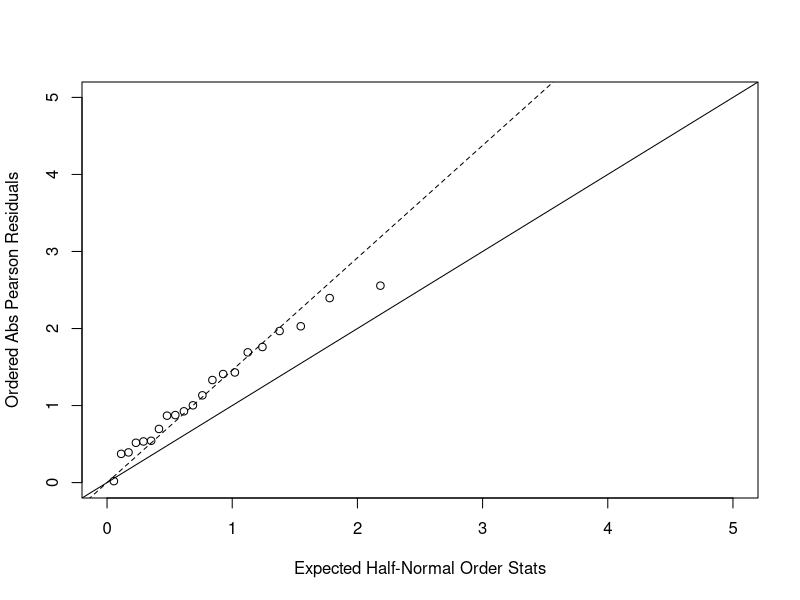

This figure's R source:
## ---- chunk 1
library(tidyverse)
## ---- chunk 2
age = c(25,35,45,55,65,75,25,35,45,55,65,75)
alc_level = c(0,0,0,0,0,0,1,1,1,1,1,1) #0 stands for daily alcohol 0-79g and 1 stands for daily alcohol consumption 80+g
case = c(0,5,21,34,36,8,1,4,25,42,19,5)
control = c(106,164,138,139,88,31,9,26,29,27,18,0)
## ---- chunk 3
# create a dataframe for the question
df1 = tibble(age,alc_level,case,control)
# fit a prospective model using logit link
logit_fit_1 = glm(cbind(case,control)~age+alc_level, family = binomial(link = "logit"), data = df1)
## ---- chunk 4
summary(logit_fit_1)
#anti log for interpretation of beta
exp(logit_fit_1$coefficients)
## ---- chunk 5
df2 = tibble(
  yi = c(10,23,23,26,17,8,10,8,23,0,5,53,55,32,46,10,3,22,15,32,3), #number of germinating
  mi = c(39,62,81,51,39,16,30,28,45,4,6,74,72,51,79,13,12,41,30,51,7),#number of seeds
  root_extract = c(c(rep(0,10)),c(rep(1,11))),
  type = c(c(rep(0,5)),c(rep(1,5)),c(rep(0,6)),c(rep(1,5)))
) %>%
  relocate(type,root_extract,yi,mi) %>%
  mutate(type = as.factor(type), # 0 stands for O. aegyptiaca 75 and 1 stands for O. aegyptiaca 73
         root_extract = as.factor(root_extract), # 0 stands for Bean root extraction and 1 stands for cucumber root extraction 
         yi_0 = mi - yi) # number of seeds not germinating
## ---- chunk 6
# fit a prospective model using logit link
logit_fit_2 = glm(cbind(yi,yi_0)~type+root_extract, family = binomial(link = "logit"), data = df2)
summary(logit_fit_2)
#anti log for interpretation of beta
exp(logit_fit_2$coefficients)
## ---- chunk 7
#calculate G_0 and phi 
G_0 = sum(residuals(logit_fit_2,type='pearson')^2) # pearson chisq 
G_0
phi = G_0/(21-3)
phi
## ---- chunk 8
# test over-dispersion (half normal plot)
res = residuals(logit_fit_2,type='pearson')
plot(qnorm((21+1:21+0.5)/(2*21+1.125)),sort(abs(res)),xlab='Expected Half-Normal Order Stats',
ylab='Ordered Abs Pearson Residuals', ylim=c(0,5),xlim=c(0,5))
abline(a=0,b=1)
abline(a=0,b=sqrt(phi),lty=2)
## ---- chunk 9
# refit model with constant over-dispersion
summary(logit_fit_2,dispersion=phi)
